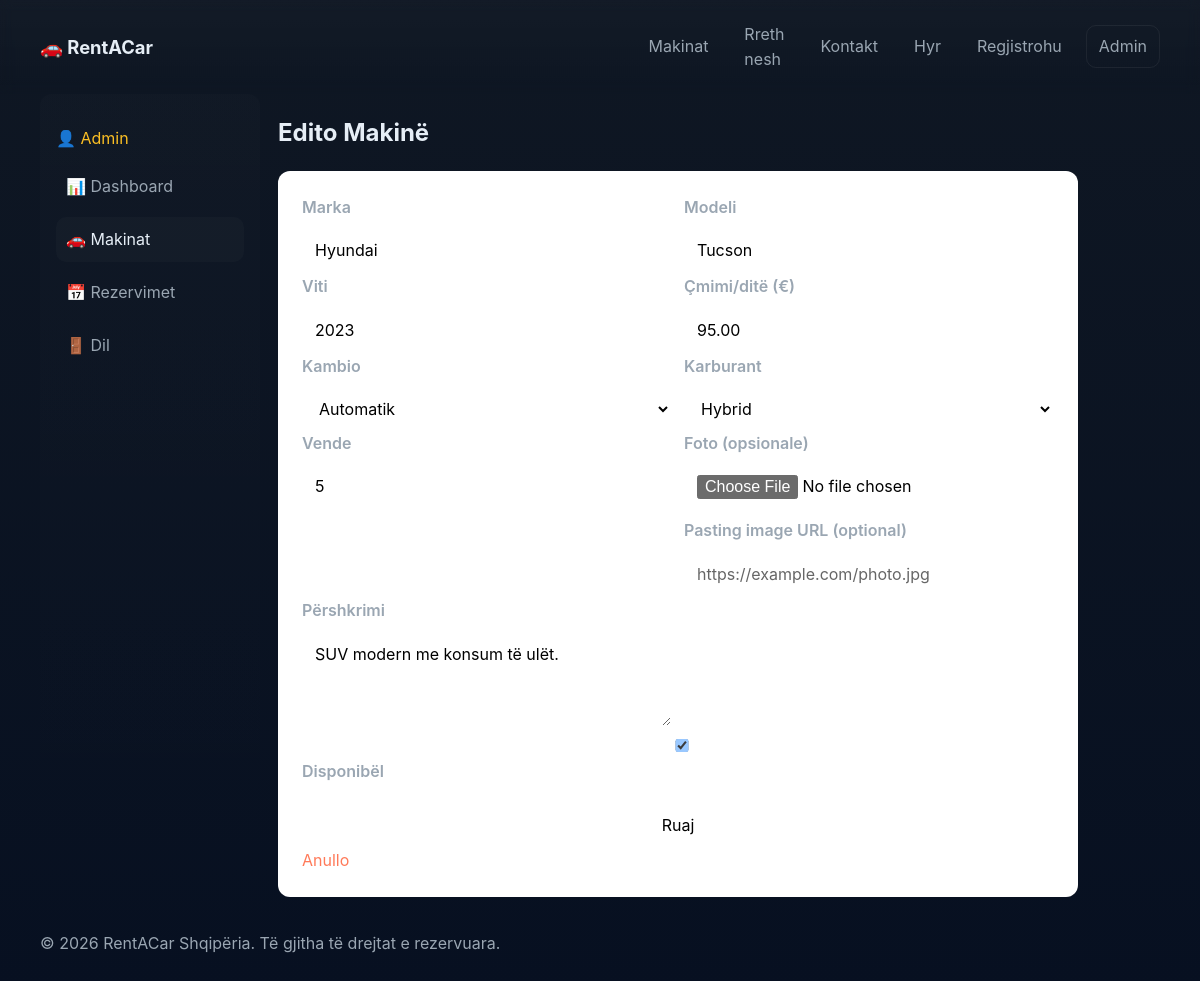
/carfrom.php?id=9 (signed in), run on the app's committed database.
### tables this page shows
CREATE TABLE cars (
    id INT AUTO_INCREMENT PRIMARY KEY,
    brand VARCHAR(80) NOT NULL,
    model VARCHAR(80) NOT NULL,
    year INT NOT NULL,
    transmission ENUM('Manual','Automatik') NOT NULL DEFAULT 'Manual',
    fuel ENUM('Benzine','Naft','Hybrid','Elektrik') NOT NULL DEFAULT 'Benzine',
    seats INT NOT NULL DEFAULT 5,
    price_per_day DECIMAL(8,2) NOT NULL,
    image VARCHAR(255) DEFAULT NULL,
    description TEXT,
    available TINYINT(1) NOT NULL DEFAULT 1,
    created_at TIMESTAMP DEFAULT CURRENT_TIMESTAMP
);

### carfrom.php (the view, shortened to what this page needs)
<?php
require __DIR__.'/auth.php';
$id = (int)($_GET['id'] ?? 0);
$car = ['id'=>0,'brand'=>'','model'=>'','year'=>date('Y'),'transmission'=>'Manual','fuel'=>'Benzine','seats'=>5,'price_per_day'=>'','description'=>'','available'=>1,'image'=>''];
if ($id) {
    $stmt = $pdo->prepare("SELECT * FROM cars WHERE id=?");
    $stmt->execute([$id]);
    $car = $stmt->fetch() ?: $car;
}
$pageTitle = $id?'Edito Makinë':'Shto Makinë'; $active='cars';
include '_layout.php';
?>
<h1><?= $pageTitle ?></h1>
<form method="post" enctype="multipart/form-data" style="background:#fff;padding:24px;border-radius:12px;margin-top:18px;max-width:800px">
  <div class="form-row">
    <div><label>Marka</label><input name="brand" required value="<?= htmlspecialchars($car['brand']) ?>"></div>
    <div><label>Modeli</label><input name="model" required value="<?= htmlspecialchars($car['model']) ?>"></div>
  </div>
  <div class="form-row">
    <div><label>Viti</label><input type="number" name="year" required value="<?= $car['year'] ?>"></div>
    <div><label>Çmimi/ditë (€)</label><input type="number" step="0.01" name="price_per_day" required value="<?= $car['price_per_day'] ?>"></div>
  </div>
  <div class="form-row">
    <div><label>Kambio</label>
      <select name="transmission"><?php foreach(['Manual','Automatik'] as $t): ?><option <?= $car['transmission']===$t?'selected':'' ?>><?= $t ?></option><?php endforeach; ?></select>
    </div>
    <div><label>Karburant</label>
      <select name="fuel"><?php foreach(['Benzine','Naft','Hybrid','Elektrik'] as $f): ?><option <?= $car['fuel']===$f?'selected':'' ?>><?= $f ?></option><?php endforeach; ?></select>
    </div>
  </div>
  <div class="form-row">
    <div><label>Vende</label><input type="number" name="seats" value="<?= $car['seats'] ?>"></div>
    <div>
      <label>Foto (opsionale)</label>
      <input type="file" name="image" accept="image/*">
      <div style="margin-top:8px">
        <label>Pasting image URL (optional)</label>
        <input type="url" name="image_url" placeholder="https://example.com/photo.jpg" value="<?= htmlspecialchars(filter_var($car['image'], FILTER_VALIDATE_URL) ? $car['image'] : '') ?>">
      </div>
    </div>
  </div>
  <div class="form-row full"><div><label>Përshkrimi</label><textarea name="description" rows="3"><?= htmlspecialchars($car['description']) ?></textarea></div></div>
  <label><input type="checkbox" name="available" <?= $car['available']?'checked':'' ?>> Disponibël</label>
  <div style="margin-top:18px"><button class="btn">Ruaj</button> <a class="btn btn-secondary" href="cars.php">Anullo</a></div>
</form>
<?php include '_layout_end.php'; ?>

### assets/css/style.css (style rules this page uses)
:root { --bg: #0f1723; --card: #0b1220; --muted: #9aa6b2; --text: #e6eef6; --accent: #ff7a59; --accent-2: #00c2a8; --glass: rgba(255,255,255,0.03); --radius: 14px; --radius-sm: 8px; --shadow-sm: 0 6px 18px rgba(2,6,23,0.6); font-family: Inter, ui-sans-serif, system-ui, -apple-system, "Segoe UI", Roboto, "Helvetica Neue", Arial; font-size:16px;line-height:1.55;color-scheme:dark; }
*,*::before,*::after { box-sizing:border-box }
html,body { height:100%;margin:0 }
body { background:linear-gradient(180deg,var(--bg),#071021);color:var(--text);-webkit-font-smoothing:antialiased }
a { color:var(--accent);text-decoration:none }
button,input,select,textarea { font:inherit }
label { display:block;margin-bottom:8px;color:var(--muted);font-weight:600 }
input,select,textarea,button { width:100%; padding:10px 12px; border-radius:8px; border:1px solid rgba(255,255,255,0.04); background:transparent; color:#000; }
input::placeholder, textarea::placeholder { color: #666; }
.form-row { display:grid;grid-template-columns:repeat(2,1fr);gap:12px }
.form-row.full { grid-column:1/-1 }

### _layout_end.php (style rules this page uses)
input, textarea, select, option, button { color: #000 !important; }
input::placeholder, textarea::placeholder { color: #666 !important; }

### data on the page
cars: brand "Hyundai", model "Tucson", year "2023", price_per_day "95.00", transmission "Automatik", fuel "Hybrid", seats "5", description "SUV modern me konsum të ulët.", available "☑"

### other printed values
$_SESSION['admin_name'] "Admin"
$pageTitle "Edito Makinë"
